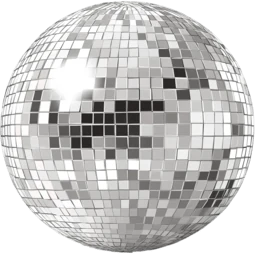
#> input picture assets/img/deco/disco-ball.webp, 255 x 254 px, given in place of NicePng_gold-christmas-bow-png_3206953.png, which was not available
$ python campanas_fondo.py ../assets/img/deco/disco-ball.webp
#> lines starting #> are read from the running program, lines starting #| are printed output that depends on the picture; pictures that were not available may be replaced by others from this repository, and a replacement may not be noted
"""Mosaico de campanas para el fondo de la pagina, que repite sin costura.

Cada campana va a un tamano, un giro y una opacidad distintos, para que al
repetir no se lea como papel pintado. Para que el mosaico empalme, cada
campana se pega NUEVE veces (la propia y sus ocho desplazamientos de una
baldosa): lo que se sale por un lado entra por el otro igual.
"""
from PIL import Image
import random, os, sys

SRC = r'C:/Users/EQUIPO/Downloads/NicePng_gold-christmas-bow-png_3206953.png'
OUT = os.path.normpath('C:/Users/EQUIPO/AppData/Local/Temp/claude/'
                       'C--Users-EQUIPO-Desktop-Proyectos-claude/'
                       '743bcc5d-28f7-4b2e-a146-7922b8ed0f28/scratchpad/nv')
DEST = 'assets/img/deco/nv-fondo-campanas.webp'

LADO = 1000
random.seed(11)

base = Image.open(SRC).convert('RGBA')
#> base is the input picture: PIL image 255x254 RGBA; mean R, G, B, A 151.4, 150.6, 149.5, 197.7
base = base.crop(base.getbbox())

# Pocas y bien separadas: tres por baldosa, y la baldosa se sirve grande.
# Con mas, el fondo se convierte en papel pintado y compite con el contenido.
PIEZAS = [
    (0.195, 0.30),   # una grande
    (0.125, 0.22),   # una mediana
    (0.085, 0.16),   # una chica, casi insinuada
]

tile = Image.new('RGBA', (LADO, LADO), (0, 0, 0, 0))
#> tile: PIL image 1000x1000 RGBA; every value is 0
puestas = []
for rel, op in PIEZAS:
    w = int(LADO * rel)
    h = int(base.size[1] * w / base.size[0])
    r = max(w, h) / 2
    for _ in range(320):                       # busca sitio sin amontonarse
        cx, cy = random.random() * LADO, random.random() * LADO
        if all((cx - px) ** 2 + (cy - py) ** 2 > (r + pr) ** 2 * 2.20
               for px, py, pr in puestas):
            break
    puestas.append((cx, cy, r))

    pieza = base.resize((w, h), Image.LANCZOS)
    pieza = pieza.rotate(random.uniform(-16, 16), expand=True,
                         resample=Image.BICUBIC)
    a = pieza.getchannel('A').point(lambda v: int(v * op))
    pieza.putalpha(a)

    px0 = int(cx - pieza.size[0] / 2)
    py0 = int(cy - pieza.size[1] / 2)
    for dx in (-LADO, 0, LADO):                # las nueve copias: asi empalma
        for dy in (-LADO, 0, LADO):
            tile.alpha_composite(pieza, (px0 + dx, py0 + dy))
#> this loop made 3 passes
#> pass 1, `pieza = pieza.rotate(random.uniform(-16, 16), expand=True, resample=Im..`:
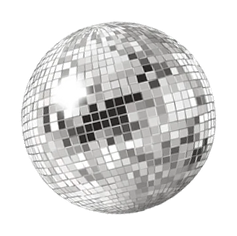
#> pieza: PIL image 237x236 RGBA; mean R, G, B, A 97.9, 97.4, 96.6, 133.7; transparent parts drawn white
#> pass 1, `a = pieza.getchannel('A').point(lambda v: int(v * op))`:
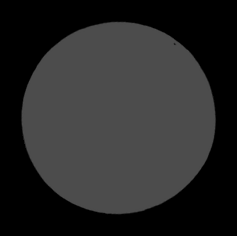
#> a: PIL image 237x236 L; min 0, max 76, mean 39.8
#> after the loop:
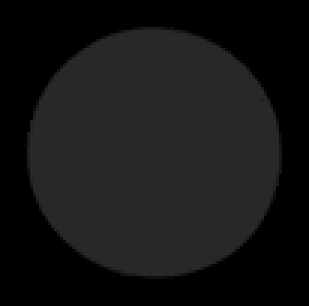
#> a: PIL image 103x102 L (shown 3 times larger); min 0, max 40, mean 21.1
#> after the loop:
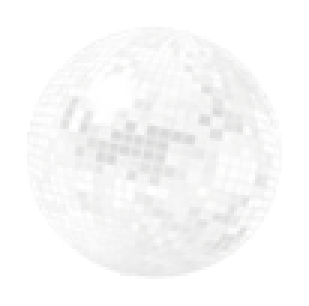
#> pieza: PIL image 103x102 RGBA (shown 3 times larger); mean R, G, B, A 101, 100.4, 99.7, 21.1; transparent parts drawn white
#> after the loop:
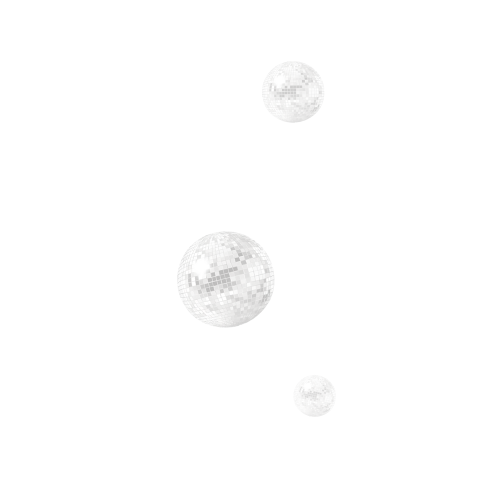
#> tile: PIL image 1000x1000 RGBA (shown at 1/2 size); mean R, G, B, A 8.7, 8.7, 8.6, 3.1; transparent parts drawn white
#> after the loop, puestas = [(452.4, 559.8, 97.5), (587.4, 184.7, 62.5), (629.9, 793, 42.5)]

if '--guardar' in sys.argv:
    tile.save(DEST, 'WEBP', quality=80, method=6)
    print('guardado', DEST, os.path.getsize(DEST) // 1024, 'KB')

# vista previa: 2x2 baldosas sobre el fondo real de la pagina
V = 820
chico = tile.resize((V // 2, V // 2), Image.LANCZOS)
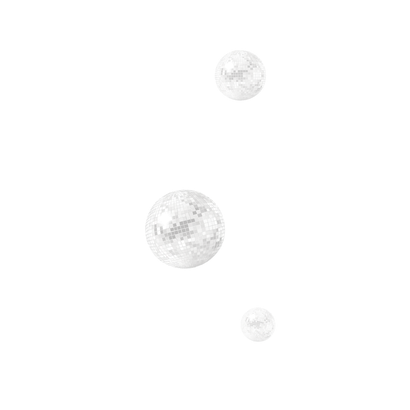
#> chico: PIL image 410x410 RGBA; mean R, G, B, A 9.1, 9.1, 9, 3.1; transparent parts drawn white
vista = Image.new('RGBA', (V, V), (7, 16, 12, 255))
for i in range(2):
    for j in range(2):
        vista.alpha_composite(chico, (i * V // 2, j * V // 2))
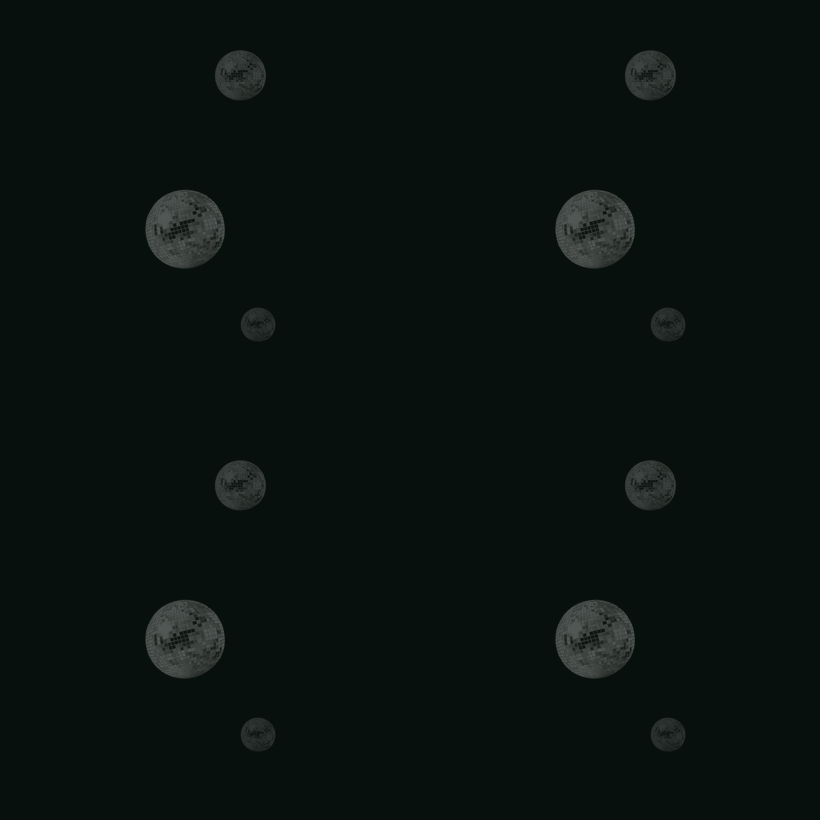
#> vista: PIL image 820x820 RGBA; mean R, G, B, A 9.2, 18, 14.1, 255
vista.convert('RGB').save(OUT + '/campanas-fondo.jpg', quality=92)
print('->', OUT + '/campanas-fondo.jpg')

$ run again, on assets/img/deco/nv-campanas.webp
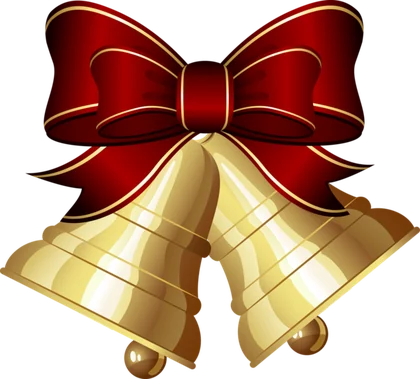
#> input picture assets/img/deco/nv-campanas.webp, 420 x 379 px, given in place of NicePng_gold-christmas-bow-png_3206953.png, which was not available
#> base is the input picture: PIL image 420x379 RGBA; mean R, G, B, A 101, 62.2, 40.1, 157
#> after the loop `for rel, op in PIEZAS:`:
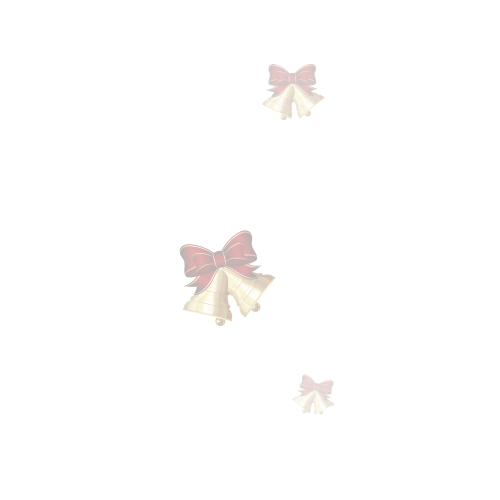
#> tile: PIL image 1000x1000 RGBA (shown at 1/2 size); mean R, G, B, A 5.3, 3.2, 2, 2.2; transparent parts drawn white
#> after the loop `for rel, op in PIEZAS:`: puestas = [(452.4, 559.8, 97.5), (587.4, 184.7, 62.5), (629.9, 793, 42.5)]
#> after the loop `for i in range(2):`:
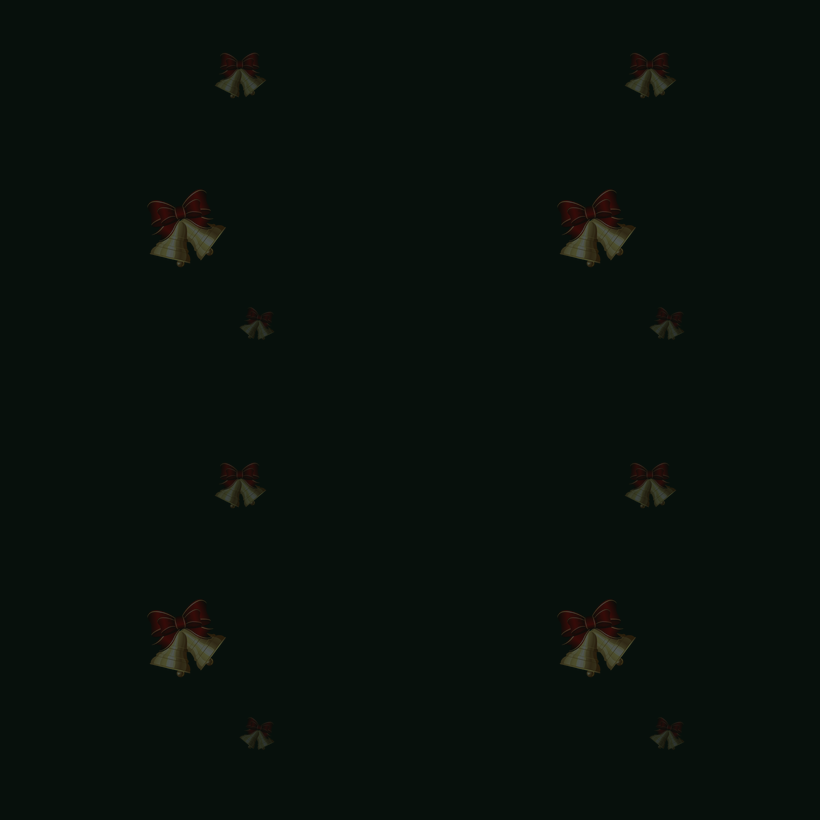
#> vista: PIL image 820x820 RGBA; mean R, G, B, A 8.3, 16.7, 12.4, 255
